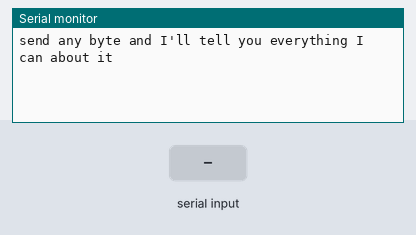
This sketch was run on a simulated Arduino Uno, built with avr-gcc and run on an emulated ATmega328P. On the bench: the last lines printed to the serial monitor. The test bench sets the inputs (shaded band).

Above: at 1.2 s.
1.3 s: byte 30 received over Serial
At 2.5 s:
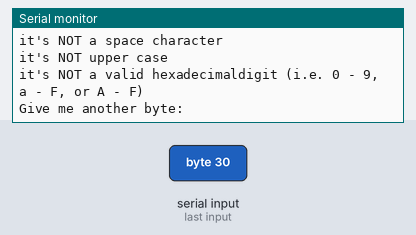
2.8 s: byte 90 received over Serial
At 3.19 s:
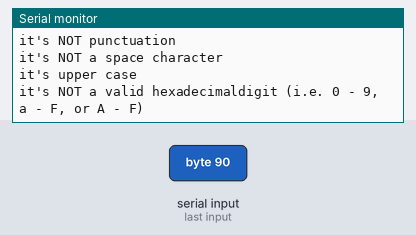
4.3 s: byte 120 received over Serial
At 4.53 s:
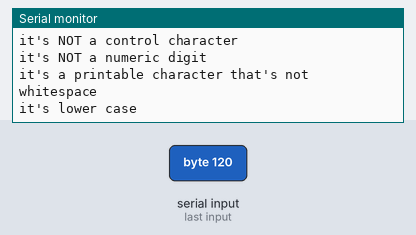

Measured:
- after the input at 1.3 s, the serial monitor: prints a new line at once (image 1)
- after the input at 2.8 s, the serial monitor: prints a new line at once (image 2)
- after the input at 4.3 s, the serial monitor: prints a new line at once (image 3)

The sketch:

string-char-analysis.ino
```cpp
void setup() {
  // Open serial communications and wait for port to open:
  Serial.begin(9600);

  while (!Serial) {
    ; // wait for serial port to connect. Needed for native USB port only
  }

  // send an intro:
  Serial.println("send any byte and I'll tell you everything I can about it");
  Serial.println();
}

void loop() {
  // get any incoming bytes:
  if (Serial.available() > 0) {
    int thisChar = Serial.read();

    // say what was sent:
    Serial.print("You sent me: \'");
    Serial.write(thisChar);
    Serial.print("\'  ASCII Value: ");
    Serial.println(thisChar);

    // analyze what was sent:
    if (isAlphaNumeric(thisChar)) {
      Serial.println("it's alphanumeric");
    } else {
      Serial.println("it's NOT alphanumeric");
    }

    if (isAlpha(thisChar)) {
      Serial.println("it's alphabetic");
    } else {
      Serial.println("it's NOT alphabetic");
    }

    if (isAscii(thisChar)) {
      Serial.println("it's ASCII");
    } else {
      Serial.println("it's NOT ASCII");
    }

    if (isWhitespace(thisChar)) {
      Serial.println("it's whitespace");
    } else {
      Serial.println("it's NOT whitespace");
    }

    if (isControl(thisChar)) {
      Serial.println("it's a control character");
    } else {
      Serial.println("it's NOT a control character");
    }

    if (isDigit(thisChar)) {
      Serial.println("it's a numeric digit");
    } else {
      Serial.println("it's NOT a numeric digit");
    }

    if (isGraph(thisChar)) {
      Serial.println("it's a printable character that's not whitespace");
    } else {
      Serial.println("it's NOT a printable character that's not whitespace");
    }

    if (isLowerCase(thisChar)) {
      Serial.println("it's lower case");
    } else {
      Serial.println("it's NOT lower case");
    }

    if (isPrintable(thisChar)) {
      Serial.println("it's printable");
    } else {
      Serial.println("it's NOT printable");
    }

    if (isPunct(thisChar)) {
      Serial.println("it's punctuation");
    } else {
      Serial.println("it's NOT punctuation");
    }

    if (isSpace(thisChar)) {
      Serial.println("it's a space character");
    } else {
      Serial.println("it's NOT a space character");
    }

    if (isUpperCase(thisChar)) {
      Serial.println("it's upper case");
    } else {
      Serial.println("it's NOT upper case");
    }

    if (isHexadecimalDigit(thisChar)) {
      Serial.println("it's a valid hexadecimaldigit (i.e. 0 - 9, a - F, or A - F)");
    } else {
      Serial.println("it's NOT a valid hexadecimaldigit (i.e. 0 - 9, a - F, or A - F)");
    }

    // add some space and ask for another byte:
    Serial.println();
    Serial.println("Give me another byte:");
    Serial.println();
  }
}
```
